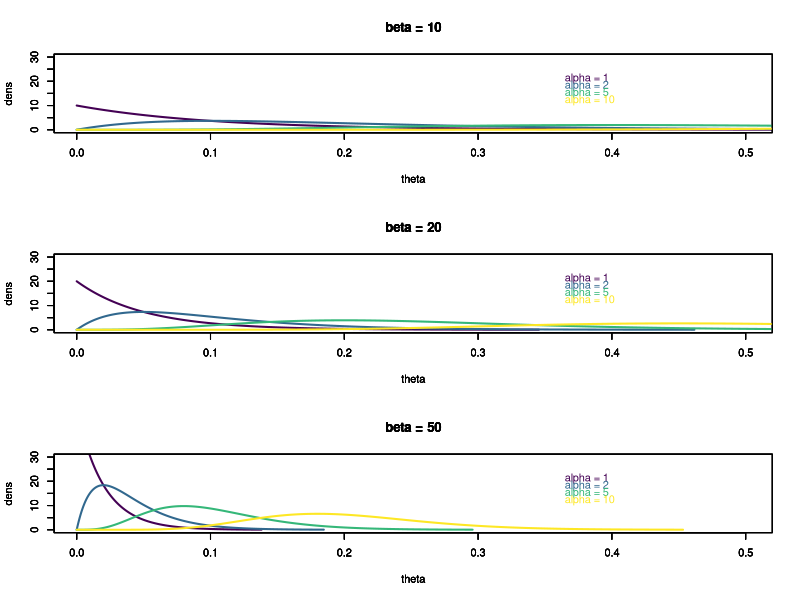

Write R code to recreate this figure.
# Setting gamma distributions for SNAPP priors

#install.packages("viridis") for pretty color palletes
library(viridis)

# Given a mutation rate of:
u = 2.42*10^-9 # from Prates et al. 2016 Molecular Ecology (average mutation rate among all genes of the three lizards)

# 1. For lambda:

# The tree height in generations is: 
gen = 1620000 # from Prates et al. 2016 Molecular Ecology (T4 of A. punctatus)
gen = 1120000 # from Prates et al. 2016 Molecular Ecology (T4 of A. ortonii)

# The expected tree height (in coalescent units) is:
r = u * gen 
r # 0.004 for punctatus, 0.0027 for ortonii

# 2. For theta:
N = 1860000 # Between 1.86 million and 4.53 million from Prates et al. 2016 Molecular Ecology
N = 4530000
theta = 4*N*u
theta # From 0.018 to 0.044

# Then, implement gamma parameters as:
shape = c(1,2,5,10)
rate = c(10,20,50)

# Plot:
par(mfrow = c(length(rate), 1)) # number of plot rows = number of rate values
for (j in 1:length(rate)) {
for (i in 1:length(shape)) { # shapes go together, so in inside loop
x.max = qgamma(0.999, shape=shape[i], rate=rate[j])
x = seq(from=0, to=x.max, by=x.max/1000)
dens = dgamma(x, shape=shape[i], rate=rate[j])
palette = viridis(n = length(shape))
plot(x, dens, type='l', ylim = c(0,30), xlim = c(0.003,0.5), col=palette[i], lwd = 2, xlab = "theta")
title(paste("beta =", rate[j])) # titles for each plot
legend(x = 0.35, y = 30 - 3*i, paste("alpha =", shape[i]), text.col=palette[i], bg = "transparent", bty = "n") # settings and position of legend
par(new = T) # plot in same graph
}
par(new = F) # to stop plotting on top
}
par(new = F) # to stop plotting on top
